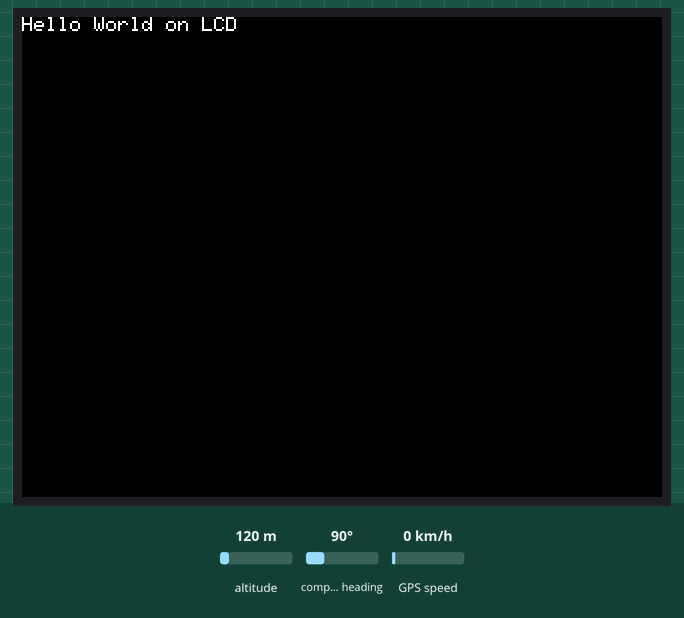
This program was run on a simulated ESP32. Shown: 320×240 colour display. Inputs (shaded band) come from the test bench; at power-on: altitude 120 m, compass heading 90°, GPS speed 0 km/h. The GPS gets a fix after 3 s at 37.7749, -122.4194 with 8 satellites; what the program prints to the serial monitor is not drawn.

Above: at 0.2 s.
At 1.4 s:
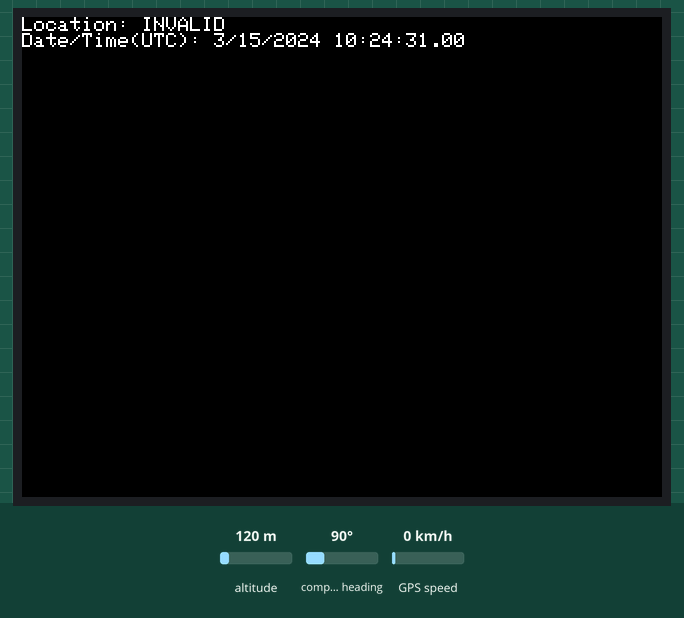
At 38.2 s:
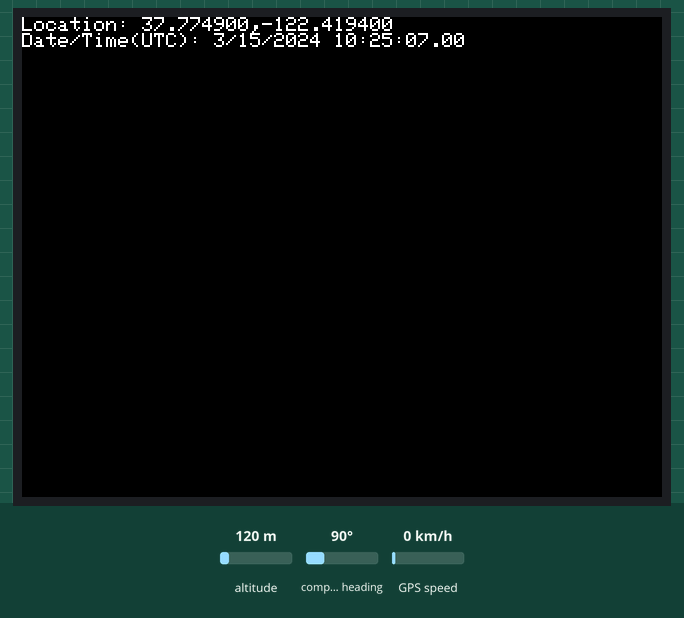

The program:

main.cpp
```cpp
/* main.c
// m5stack_hello_world
// Reference
// 1. 【M5Stack】基本のスケッチ例「HelloWorld」を読み解く - 趣味と学びの雑記帳
https://nouka-it.hatenablog.com/entry/2022/02/27/133549
// 2. Installation · m5stack/M5Stack – PlatformIO Registry
https://registry.platformio.org/libraries/m5stack/M5Stack/installation
*/

#include <Arduino.h>
#include <M5Stack.h>
#include <TinyGPSPlus.h>

void displayInfo();
void m5lcd_displayInfo();

// The TinyGPSPlus object
TinyGPSPlus gps;

void setup() {
  M5.begin();
  M5.Power.begin();

  M5.Lcd.print("Hello World on LCD");

  Serial.begin(115200);
  delay(1000);
  Serial.println("Hello World on Serial, setup");

  Serial2.begin(9600);
}


void loop() {
  //delay(1000);
  //Serial.println("Hello World on Serial, loop");
  // This sketch displays information every time a new sentence is correctly encoded.
  while (Serial2.available() > 0)
  {
    if (gps.encode(Serial2.read()))
    {
      displayInfo();
      m5lcd_displayInfo();
    }
  }

  if (millis() > 5000 && gps.charsProcessed() < 10)
  {
    Serial.println(F("No GPS detected: check wiring."));
    while(true);
  }
  delay(1000);
}


void displayInfo()
{
  Serial.print(F("Location: "));
  if (gps.location.isValid())
  {
    Serial.print(gps.location.lat(), 6);
    Serial.print(F(","));
    Serial.print(gps.location.lng(), 6);
  }
  else
  {
    Serial.print(F("INVALID"));
  }

  Serial.print(F("  Date/Time(UTC): "));
  if (gps.date.isValid())
  {
    Serial.print(gps.date.month());
    Serial.print(F("/"));
    Serial.print(gps.date.day());
    Serial.print(F("/"));
    Serial.print(gps.date.year());
  }
  else
  {
    Serial.print(F("INVALID"));
  }

  Serial.print(F(" "));
  if (gps.time.isValid())
  {
    if (gps.time.hour() < 10) Serial.print(F("0"));
    Serial.print(gps.time.hour());
    Serial.print(F(":"));
    if (gps.time.minute() < 10) Serial.print(F("0"));
    Serial.print(gps.time.minute());
    Serial.print(F(":"));
    if (gps.time.second() < 10) Serial.print(F("0"));
    Serial.print(gps.time.second());
    Serial.print(F("."));
    if (gps.time.centisecond() < 10) Serial.print(F("0"));
    Serial.print(gps.time.centisecond());
  }
  else
  {
    Serial.print(F("INVALID"));
  }

  Serial.println();
}


void m5lcd_displayInfo()
{
  M5.Lcd.clear();
  M5.Lcd.setCursor(0, 0);

  M5.Lcd.print(F("Location: "));
  if (gps.location.isValid())
  {
    M5.Lcd.print(gps.location.lat(), 6);
    M5.Lcd.print(F(","));
    M5.Lcd.print(gps.location.lng(), 6);
  }
  else
  {
    M5.Lcd.print(F("INVALID"));
  }
  M5.Lcd.println();

  M5.Lcd.print(F("Date/Time(UTC): "));
  if (gps.date.isValid())
  {
    M5.Lcd.print(gps.date.month());
    M5.Lcd.print(F("/"));
    M5.Lcd.print(gps.date.day());
    M5.Lcd.print(F("/"));
    M5.Lcd.print(gps.date.year());
  }
  else
  {
    M5.Lcd.print(F("INVALID"));
  }

  M5.Lcd.print(F(" "));
  if (gps.time.isValid())
  {
    if (gps.time.hour() < 10) M5.Lcd.print(F("0"));
    M5.Lcd.print(gps.time.hour());
    M5.Lcd.print(F(":"));
    if (gps.time.minute() < 10) M5.Lcd.print(F("0"));
    M5.Lcd.print(gps.time.minute());
    M5.Lcd.print(F(":"));
    if (gps.time.second() < 10) M5.Lcd.print(F("0"));
    M5.Lcd.print(gps.time.second());
    M5.Lcd.print(F("."));
    if (gps.time.centisecond() < 10) M5.Lcd.print(F("0"));
    M5.Lcd.print(gps.time.centisecond());
  }
  else
  {
    M5.Lcd.print(F("INVALID"));
  }

  M5.Lcd.println();
}
```
